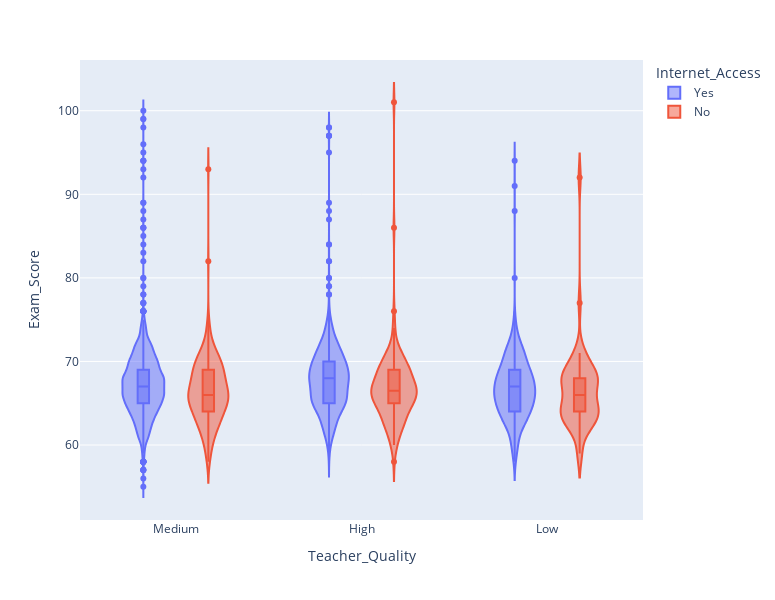

The notebook cell this image was saved under:
### Markdown cell above
# Gráfica de violín

### Code cell
# A contuniación, se realizarán gráficos de violín
import numpy as np

#------------
# Matplotlib
#------------
plot_data = [
    data_students[data_students["Teacher_Quality"] == "Low"]["Exam_Score"].values,    # Datos para Low
    data_students[data_students["Teacher_Quality"] == "Medium"]["Exam_Score"].values, # Datos para Medium
    data_students[data_students["Teacher_Quality"] == "High"]["Exam_Score"].values    # Datos para High
]
plt.violinplot(plot_data, side="low")
plt.violinplot(plot_data, side="high")
plt.xticks(np.arange(1, 4), labels=["Low", "Medium", "High"])
plt.title("Gráfica de violín")
plt.xlabel("Calidad del profesorado")
plt.ylabel("Puntuación en el examen")
plt.show()


#---------
# Seaborn
#---------
sns.violinplot(data=data_students, x="Teacher_Quality", y="Exam_Score", 
               hue="Internet_Access", split=True, inner="quart")
plt.title("Gráfica de violín")
plt.xlabel("Calidad del profesorado")
plt.ylabel("Puntuación en el examen")
legend = plt.gca().get_legend()
legend.set_title("Acceso a Internet")
plt.show()

#--------
# Plotly
#--------
fig = px.violin(data_students, x="Teacher_Quality", y="Exam_Score", color="Internet_Access", box=True)
fig.update_layout(height=600, width=775)
fig.show()

### Figure 1 — Plotly figure (JSON) as saved in the notebook; plotly's stock layout.template omitted (floating-point values rounded to 4 significant figures; data arrays with more than 128 entries replaced by an {"elided": "..."} marker saying what was removed)
{"data": [{"alignmentgroup": "True", "box": {"visible": true}, "hovertemplate": "Internet_Access=Yes<br>Teacher_Quality=%{x}<br>Exam_Score=%{y}<extra></extra>", "legendgroup": "Yes", "marker": {"color": "#636efa"}, "name": "Yes", "offsetgroup": "Yes", "orientation": "v", "scalegroup": "True", "showlegend": true, "type": "violin", "x": {"elided": "6108 str values"}, "x0": " ", "xaxis": "x", "y": {"elided": "6108 int values"}, "y0": " ", "yaxis": "y"}, {"alignmentgroup": "True", "box": {"visible": true}, "hovertemplate": "Internet_Access=No<br>Teacher_Quality=%{x}<br>Exam_Score=%{y}<extra></extra>", "legendgroup": "No", "marker": {"color": "#EF553B"}, "name": "No", "offsetgroup": "No", "orientation": "v", "scalegroup": "True", "showlegend": true, "type": "violin", "x": {"elided": "499 str values"}, "x0": " ", "xaxis": "x", "y": {"elided": "499 int values"}, "y0": " ", "yaxis": "y"}], "layout": {"height": 600, "legend": {"title": {"text": "Internet_Access"}, "tracegroupgap": 0}, "margin": {"t": 60}, "violinmode": "group", "width": 775, "xaxis": {"anchor": "y", "domain": [0, 1], "title": {"text": "Teacher_Quality"}}, "yaxis": {"anchor": "x", "domain": [0, 1], "title": {"text": "Exam_Score"}}}}
